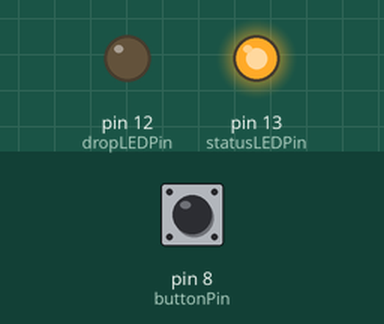
A sketch run on a simulated Arduino Uno, built with avr-gcc and run on an emulated ATmega328P. On the bench: output pins drawn as LEDs (lit = HIGH). The test bench sets the inputs (shaded band); at power-on: pin 8 (buttonPin) LOW.

Above: at 1.2 s.
1.3 s: pin 8 (buttonPin) pulled HIGH for 0.15 s
At 1.6 s:
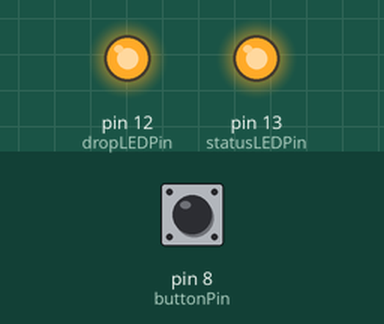
2.9 s: pin 8 (buttonPin) pulled HIGH for 1 s
At 3.7 s:
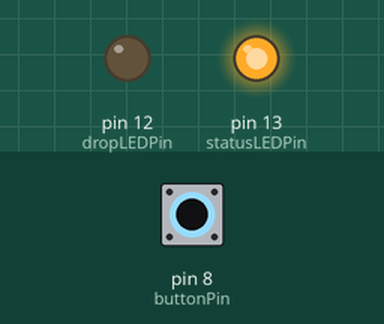
5.4 s: pin 8 (buttonPin) pulled HIGH for 3.2 s
At 6.0 s:
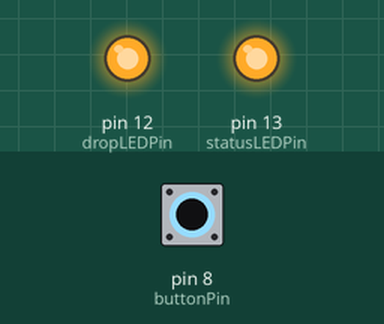
Timing chart, 0 to 8.4 s (numbered marks = the images above; inputs shaded):
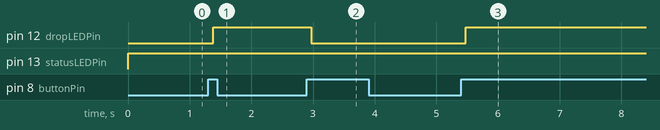

The sketch:

ServoDrop_TX_.ino
```cpp
/*
GCS Code for Tarot 1000 DEADS Drop Mechanism (V1)
Purpose: Send drop commands to the vehicle
Noah Ossanna 6/4/19
 */

//Global variables and library definitions

#include <SoftwareSerial.h>

SoftwareSerial mySerial(2,3);   //Setting pin 2 to RX and 3 to TX (Digital pins)


const int buttonPin = 8;        //Pin that the push button is wired to (Digital pin)
int buttonPushes = 0;           //Stating number of times that the button was pressed
int buttonState = 0;            //Defining current state of the button
int lastButtonState = 0;        //Previous state of the button to set after each loop

int statusLEDPin = 13;                  //Digital pins that the LEDS are wired to
int dropLEDPin = 12;                    //StatusLED shows ON state and DropLED confirms that drop msg has been sent

String dropMsg = "Operation Aunt Jemima Drop is a go";     //setting drop message equal to a string variable for condensed display
String dropResetMsg = "Drop mechanism is reset";       //setting drop mechanism reset equal to a string variable
String buttonPressNumber = "The number of button activations is:"; //setting indication of how many times the button has been pressed

void setup() {

pinMode(buttonPin,INPUT);
pinMode(statusLEDPin,OUTPUT);
pinMode(dropLEDPin,OUTPUT);
mySerial.begin(9600);                 //Sets baud rate of the transmission to 9600 according to SoftwareSerial.h

}

void loop() {

digitalWrite(statusLEDPin,HIGH);     //StatusLED turns on to show that the TX is functioning
int buttonState = digitalRead(buttonPin);    //Reads the button state and stores it

//Now want to compare buttonState to previous state to see if it was pressed

  if (buttonState != lastButtonState) {          //if the button has been pressed, prepare to count

      if (buttonState == HIGH) {
          buttonPushes++;                        //If the button is pressed, count up the variable for each press
          Serial.println(dropMsg);               //Sending drop confirmation to the serial monitor
          Serial.print(buttonPressNumber);       //Sending message of button press counter to the serial monitor
          Serial.println(buttonPushes);          //sending button push number value
      }

  else {
        Serial.println(dropResetMsg);        //if the state of the button is low (not pressed) then do not initiate drop
      }
      delay(50);                            //Delay to avoid funky stuff happening and RX/TX confusion

   }
  lastButtonState= buttonState;               //saves the current button state as the last state for the next loop's check


  if (buttonPushes % 2 ==0) {              //if the button is pressed twice
      mySerial.println(5555);                  //sends unique msg to the RX to turn it on: 5555
      digitalWrite(dropLEDPin,LOW);           //turn drop indicating LED off if button is pressed twice (this signifies a drop reset, servo closes after opening to drop)
   }

  else{
      mySerial.println(0000);                   //sending the drop message if button is pressed once
      digitalWrite(dropLEDPin,HIGH);             //turning on the drop LED to confirm drop
  }
  delay(20);                                    //delay between serial communications
}
```

Measured:
- after the input at 1.3 s, pin 12 (dropLEDPin): LOW → HIGH after 0.08 s
- after the input at 2.9 s, pin 12 (dropLEDPin): HIGH → LOW after 0.07 s
- after the input at 5.4 s, pin 12 (dropLEDPin): LOW → HIGH after 0.08 s
